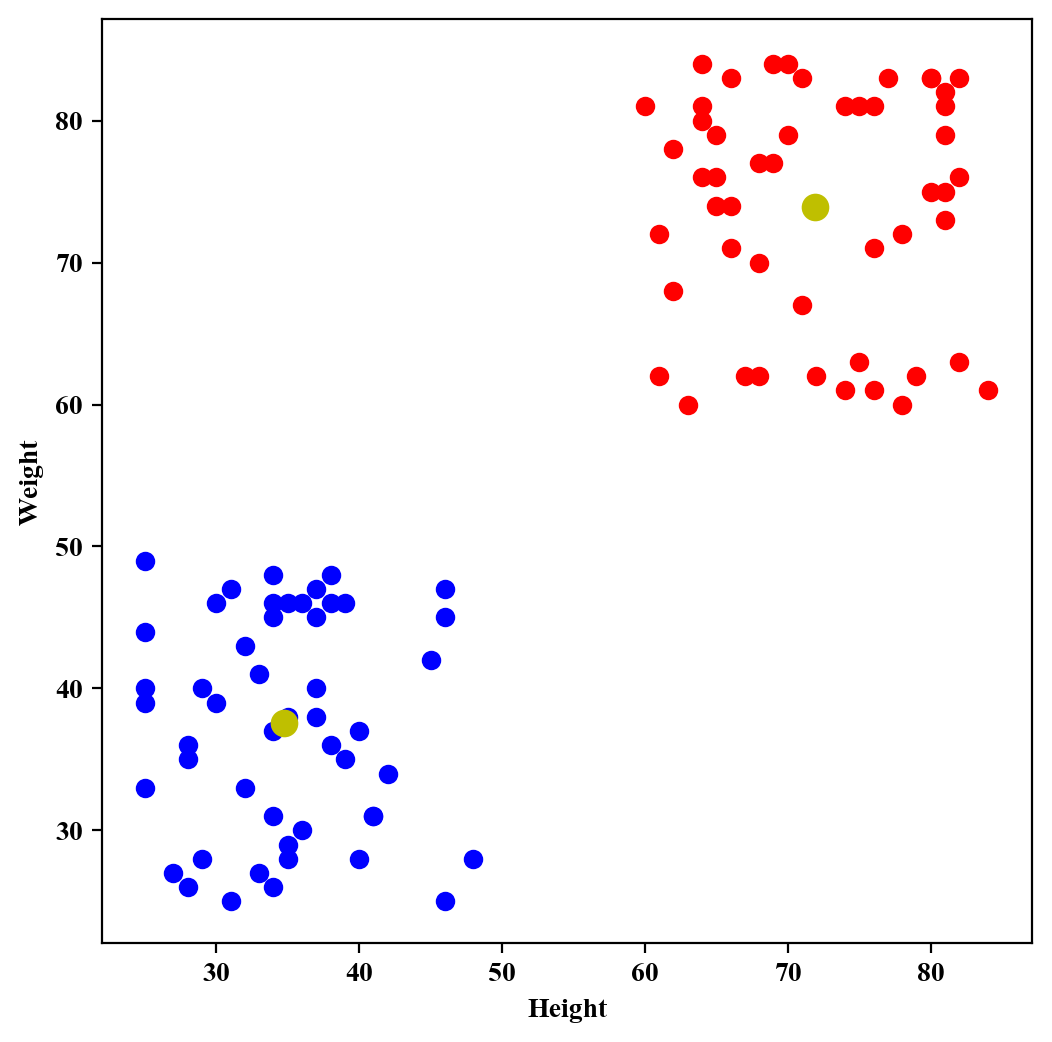

The Python source for this figure:
import numpy as np
import matplotlib.pyplot as plt
import cv2

#**********************
#\\\\\ Data 
#**********************
x = np.random.randint(25,50,(50,2))
y = np.random.randint(60,85,(50,2))
# Stack arrays in sequence vertically 
z = np.vstack((x,y))
z = np.float32(z)

#**********************
#\\\\\ Build a model 
#**********************
# define criteria
# a. cv2.TERM_CRITERIA_EPS : stop the algorithm iteration if accuracy(epsilon) is reached.
# b. cv2.TERM_CRITERIA_MAX_ITER : stop the algorithm after the specified number of iterations, max_iter (aka. maximum interations)
# c. cv.TERM_CRITERIA_EPS + cv.TERM_CRITERIA_MAX_ITER : stop the iteration when any of the above condition is met (either accuracy <= epsilon or iter == max iter)
# my initial setup : max_iter : 10, epsilon : 1.
criteria = (cv2.TERM_CRITERIA_EPS + cv2.TERM_CRITERIA_MAX_ITER,10,1.0)

# Flags : to specify how initial centers are taken (aka. intial setup)
#        (cv2.KMEANS_PP_CENTERS and cv2.KMEANS_RANDOM_CENTERS.)
flags = cv2.KMEANS_RANDOM_CENTERS 


# A model (k = 2 )
# 1. z : input 
# 2. 2 = # of clusters
# 3. None : Input/output integer array that stores the cluster indices for every sample
# 4. criteria : already defined 
# 5. 10 : Flag to specify the number of times the algorithm is executed using different initial labellings
# 6. criteria : Flag that can take values of cv::KmeansFlags
ret,label,center=cv2.kmeans(z,2,None,criteria,10,flags)


# divide data into 2 groups (lables have values (0 or 1))
A = z[label.ravel()==0]
B = z[label.ravel()==1]

#**********************
#\\\\\ Visualization 
#**********************
plt.figure(figsize = (6,6))
plt.rc('font',family='Times New Roman')
plt.scatter(A[:,0],A[:,1], c = 'b')
plt.scatter(B[:,0],B[:,1], c = 'r')
plt.scatter (center[:,0], center[:,1], s= 80, c = 'y')
plt.xlabel('Height')
plt.ylabel('Weight')
plt.show(block=False)
plt.savefig("01_kmeans",bbox_inches='tight')